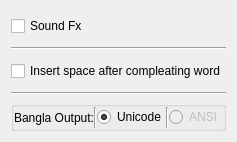
     <widget class="QWidget" name="tab_4">
      <property name="styleSheet">
       <string notr="true">font: 75 12pt &quot;MS Shell Dlg 2&quot;;</string>
      </property>
      <attribute name="title">
       <string>⚙</string>
      </attribute>
      <layout class="QVBoxLayout" name="verticalLayout_8">
       <item>
        <widget class="QCheckBox" name="SFXcheckBox">
         <property name="minimumSize">
          <size>
           <width>0</width>
           <height>30</height>
          </size>
         </property>
         <property name="text">
          <string>Sound Fx</string>
         </property>
        </widget>
       </item>
       <item>
        <widget class="Line" name="line_11">
         <property name="orientation">
          <enum>Qt::Horizontal</enum>
         </property>
        </widget>
       </item>
       <item>
        <widget class="QCheckBox" name="SpaceCheckBox">
         <property name="minimumSize">
          <size>
           <width>0</width>
           <height>30</height>
          </size>
         </property>
         <property name="text">
          <string>Insert space after compleating word</string>
         </property>
        </widget>
       </item>
       <item>
        <widget class="Line" name="line_12">
         <property name="orientation">
          <enum>Qt::Horizontal</enum>
         </property>
        </widget>
       </item>
       <item>
        <widget class="QGroupBox" name="groupBox">
         <property name="maximumSize">
          <size>
           <width>16777215</width>
           <height>30</height>
          </size>
         </property>
         <property name="title">
          <string/>
         </property>
         <layout class="QHBoxLayout" name="horizontalLayout_9">
          <property name="spacing">
           <number>0</number>
          </property>
          <property name="leftMargin">
           <number>0</number>
          </property>
          <property name="topMargin">
           <number>0</number>
          </property>
          <property name="rightMargin">
           <number>0</number>
          </property>
          <property name="bottomMargin">
           <number>0</number>
          </property>
          <item>
           <widget class="QLabel" name="label_2">
            <property name="text">
             <string>Bangla Output:</string>
            </property>
           </widget>
          </item>
          <item>
           <widget class="Line" name="line_10">
            <property name="orientation">
             <enum>Qt::Vertical</enum>
            </property>
           </widget>
          </item>
          <item>
           <widget class="QRadioButton" name="UnicodeRadioButton">
            <property name="text">
             <string>Unicode</string>
            </property>
            <property name="checked">
             <bool>true</bool>
            </property>
           </widget>
          </item>
          <item>
           <widget class="Line" name="line_9">
            <property name="orientation">
             <enum>Qt::Vertical</enum>
            </property>
           </widget>
          </item>
          <item>
           <widget class="QRadioButton" name="ANSI_radioButton">
            <property name="enabled">
             <bool>false</bool>
            </property>
            <property name="text">
             <string>ANSI</string>
            </property>
           </widget>
          </item>
         </layout>
        </widget>
       </item>
      </layout>
     </widget>
